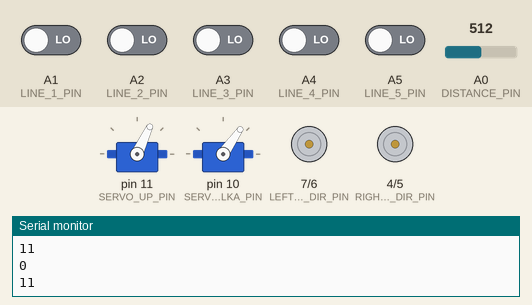
Recording of a sketch running on a simulated Arduino Uno, built with avr-gcc and run on an emulated ATmega328P. Parts: 2 × servo, direction and speed pins drawn as motors (green arrow = direction pin HIGH = forward, orange = LOW = backward, longer = more drive), the last lines printed to the serial monitor. Inputs (shaded band) come from the test bench; at power-on: A1 (LINE_1_PIN), A2 (LINE_2_PIN), A3 (LINE_3_PIN), A4 (LINE_4_PIN), A5 (LINE_5_PIN) LOW, A0 (DISTANCE_PIN) = 512.

Above: at 6.3 s.
6.4 s: A0 (DISTANCE_PIN) set to 370
At 8.5 s:
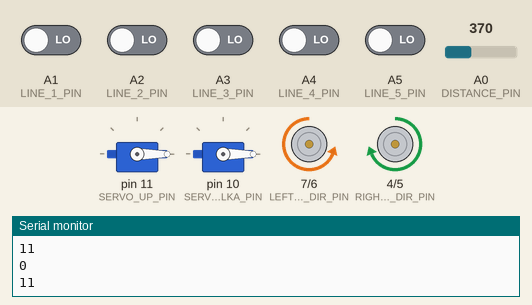
12.3 s: A0 (DISTANCE_PIN) set to 337
At 13.0 s:
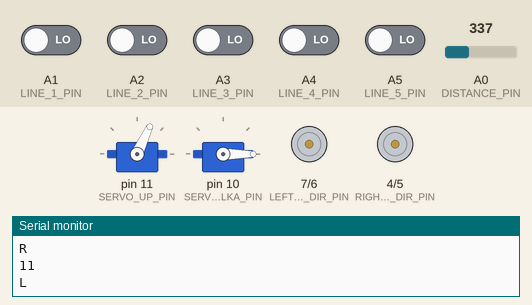
15.8 s: A0 (DISTANCE_PIN) set to 511
At 27.1 s:
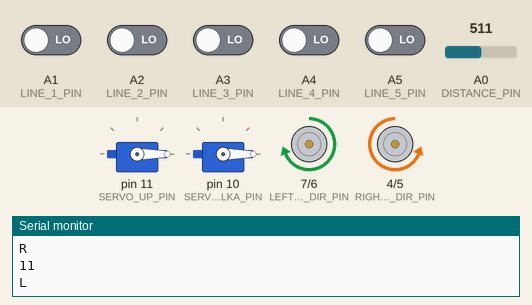
38.8 s: A0 (DISTANCE_PIN) set to 716
Timing chart, 0 to 41.8 s (numbered marks = the images above; inputs shaded):
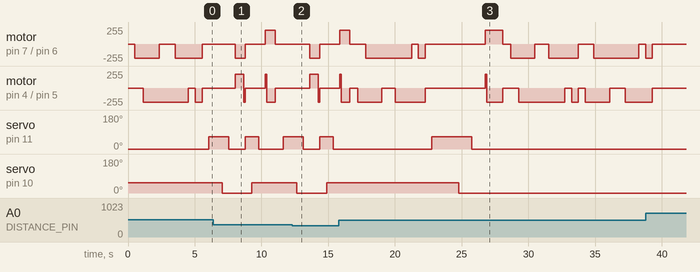

Measured:
- the behaviour switches between 355 and 354 on A0 (DISTANCE_PIN) (found by bisection; images 1 and 2)
- after the input at 15.8 s, servo on pin 11 (SERVO_UP_PIN): 0° → 65° after 7.0 s, → 0° 3.0 s later; servo on pin 10 (SERVO_HVATALKA_PIN): 55° → 0° after 9.0 s

The sketch:

Robot1.ino
```cpp
#include <Servo.h>
int c = 0 ;
// Сервы
#define SERVO_UP_PIN 11
#define SERVO_HVATALKA_PIN 10

// Расстояние
#define DISTANCE_PIN A0

// Линия
#define LINE_1_PIN A1
#define LINE_2_PIN A2
#define LINE_3_PIN A3
#define LINE_4_PIN A4
#define LINE_5_PIN A5

//#define LIMIT_LINE 422

//=============================================
///   Для колесных моторов настройки
//Ширина импульсов для для управления
#define LEFT_MOTOR_DIR_PIN      7
#define LEFT_MOTOR_SPEED_PIN    6
#define RIGHT_MOTOR_DIR_PIN     4
#define RIGHT_MOTOR_SPEED_PIN   5

#define DIR_FORWARD LOW
#define DIR_REVERSE HIGH


/*
#define SPEED_MIN_PWM_WIDTH_L     255
#define SPEED_MAX_PWM_WIDTH_L     255
#define SPEED_MIN_PWM_WIDTH_R     255
#define SPEED_MAX_PWM_WIDTH_R     255
//
#define STARTUP_TIME            55
#define DEGREE_TO_TIME_K        14.1
#define SPEED_TO_TIME_K         0.01
#define MM_TO_TIME_K            5.9
*/
#define SPEED_MIN_PWM_WIDTH_L     210
#define SPEED_MAX_PWM_WIDTH_L     255
#define SPEED_MIN_PWM_WIDTH_R     210
#define SPEED_MAX_PWM_WIDTH_R     255
//
#define STARTUP_TIME            55
#define DEGREE_TO_TIME_K        13
#define SPEED_TO_TIME_K         0.01
#define MM_TO_TIME_K            5.9


#define SPEED                   1

// Цвет
#define COLOR_S0 2
#define COLOR_S1 8
#define COLOR_S2 13
#define COLOR_S3 12
#define COLOR_OUT 3

#define HVATALKA_ANGLE 55
#define UPPER_ANGLE 65 // переменная для угла поворота микро серво

#define COLOR_GET_REPEATS 3

Servo upper{};
Servo hvatalka{};

constexpr const float redFrequency = 0.0f;
constexpr const float greenFrequency = 0.0f;
constexpr const float blueFrequency = 0.0f;

uint32_t periods[COLOR_GET_REPEATS] = {};
uint32_t timer = 0;
size_t period_pos = 0;

void setup() {
  // Motors
  pinMode(LEFT_MOTOR_DIR_PIN, OUTPUT);
  pinMode(LEFT_MOTOR_SPEED_PIN, OUTPUT);
  pinMode(RIGHT_MOTOR_DIR_PIN, OUTPUT);
  pinMode(RIGHT_MOTOR_SPEED_PIN, OUTPUT);
  analogWrite(LEFT_MOTOR_SPEED_PIN, 0);
  analogWrite(RIGHT_MOTOR_SPEED_PIN, 0);
  pinMode(13, OUTPUT);
  // Servos
  upper.attach(SERVO_UP_PIN);
  hvatalka.attach(SERVO_HVATALKA_PIN);

  upper.write(0);
  hvatalka.write(55);

  // Distance
  pinMode(DISTANCE_PIN, INPUT);

  // lines
  pinMode(LINE_1_PIN, INPUT);
  pinMode(LINE_2_PIN, INPUT);
  pinMode(LINE_3_PIN, INPUT);
  pinMode(LINE_4_PIN, INPUT);
  pinMode(LINE_5_PIN, INPUT);

  // Setting the outputs
  pinMode(COLOR_S0, OUTPUT);
  pinMode(COLOR_S1, OUTPUT);
  pinMode(COLOR_S2, OUTPUT);
  pinMode(COLOR_S3, OUTPUT);

  // Setting the sensorOut as an input
  pinMode(COLOR_OUT, INPUT);

  // Setting frequency scaling to off
  digitalWrite(COLOR_S0, HIGH);
  digitalWrite(COLOR_S1, LOW);

  // Debug
  Serial.begin(115200);
  while (!Serial);
}

void signal_irq_handler() {
  if (digitalRead(COLOR_OUT) == HIGH) {
    timer = micros();
    return;
  }

  periods[period_pos++] = micros() - timer;
  if (period_pos == COLOR_GET_REPEATS) {
    detachInterrupt(digitalPinToInterrupt(COLOR_OUT));
    digitalWrite(COLOR_S0, LOW);
    digitalWrite(COLOR_S1, LOW);
  }
}

float get_distance() {
  float voltage = analogRead(DISTANCE_PIN) * 0.0048828125;
  return 13.0f * pow(voltage, -1.0);
}


float get_color_frequence() {
  period_pos = 0;
  attachInterrupt(digitalPinToInterrupt(COLOR_OUT), signal_irq_handler, CHANGE);
  digitalWrite(COLOR_S0, HIGH);
  digitalWrite(COLOR_S1, HIGH);

  while ((digitalRead(COLOR_S0) == HIGH) || (digitalRead(COLOR_S1) == HIGH)) {}

  float freq = 0.0f;

  for (size_t i = 0; i < COLOR_GET_REPEATS; i++) {
    freq += (1.0f / (periods[i] / 500000.0f));
  }

  return freq / (float)COLOR_GET_REPEATS;
}

//======================================================================================
//======================================================================================
//======================================================================================
//======================================================================================

//НЕ ЗАРАБОТАЛО!!!
int detectColor() {
  digitalWrite(COLOR_S0, LOW);
  digitalWrite(COLOR_S1, HIGH);

  // activating red photodiodes to read
  digitalWrite(COLOR_S2, LOW);
  digitalWrite(COLOR_S3, LOW);
  int frequency = pulseIn(COLOR_OUT, LOW);
  int R = frequency;
  Serial.print("Red = ");
  Serial.print(frequency);//printing RED color frequency
  Serial.print("   ");
  delay(50);

  // activating blue photodiodes to read
  digitalWrite(COLOR_S2, LOW);
  digitalWrite(COLOR_S3, HIGH);
  frequency = pulseIn(COLOR_OUT, LOW);
  int B = frequency;
  Serial.print("Blue = ");
  Serial.print(frequency);
  Serial.println("   ");

  // activating green photodiodes to read
  digitalWrite(COLOR_S2, HIGH);
  digitalWrite(COLOR_S3, HIGH);
  // Reading the output frequency
  frequency = pulseIn(COLOR_OUT, LOW);
  int G = frequency;
  Serial.print("Green = ");
  Serial.print(frequency);
  Serial.print("   ");
  delay(50);

  delay(50);
  digitalWrite(COLOR_S0, LOW);
  digitalWrite(COLOR_S1, LOW);


  return 1;
}


short GetLineState()
{
  short state1 = 0, state2 = 1;

  while (state1 != state2)
  {
    //Читаем 2 раза все датчики и проверяем, что оба раза прочитано одно и тоже состояние, возможно позже добавим задержку между замерами
    state1 = (digitalRead(LINE_1_PIN) | (digitalRead(LINE_2_PIN) << 1) | (digitalRead(LINE_3_PIN) << 2) | (digitalRead(LINE_4_PIN) << 3) | (digitalRead(LINE_5_PIN) << 4));
    delay(2);
    state2 = (digitalRead(LINE_1_PIN) | (digitalRead(LINE_2_PIN) << 1) | (digitalRead(LINE_3_PIN) << 2) | (digitalRead(LINE_4_PIN) << 3) | (digitalRead(LINE_5_PIN) << 4));
  }


  return (state1);
}

//Управление моторами 0 - стоять, 1..100 - скорость, знак направление
void MotorControlLR(short speedLeft, short speedRight)
{
  short lDir, rDir;
  short lPwm, rPwm;

  //разберемся с направлением ЛЕВОГО
  if (speedLeft < 0)
  {
    lDir = DIR_REVERSE;
  }
  else
  {
    lDir = DIR_FORWARD;
  }

  //теперь расчитаем ширину импульсов для ЛЕВОГО
  if (speedLeft == 0)
  {
    lPwm = 0;
  }
  else
  {
    lPwm = SPEED_MIN_PWM_WIDTH_L + ((abs(speedLeft) * (SPEED_MAX_PWM_WIDTH_L - SPEED_MIN_PWM_WIDTH_L)) / 100);
  }

  //разберемся с направлением ПРАВОГО
  if (speedRight < 0)
  {
    rDir = DIR_REVERSE;
  }
  else
  {
    rDir = DIR_FORWARD;
  }

  //теперь расчитаем ширину импульсов для ПРАВОГО
  if (speedRight == 0)
  {
    rPwm = 0;
  }
  else
  {
    rPwm = SPEED_MIN_PWM_WIDTH_R + ((abs(speedRight) * (SPEED_MAX_PWM_WIDTH_R - SPEED_MIN_PWM_WIDTH_R)) / 100);
  }

  //Теперь установим посчитанные значения
  digitalWrite(LEFT_MOTOR_DIR_PIN, lDir);
  digitalWrite(RIGHT_MOTOR_DIR_PIN, rDir);
  analogWrite(LEFT_MOTOR_SPEED_PIN, lPwm);
  analogWrite(RIGHT_MOTOR_SPEED_PIN, rPwm);
}

int CalcTimeForRotate(int degree, int speed)
{
//ТРЕБУЕТСЯ КАЛИБРОВКА!!!!!!!!!!
  float time = (float)(abs(degree)) * DEGREE_TO_TIME_K;
  //Для большей скорости меньше время нужно
  if (speed != 0)
  {
    //Пока уберу
    //time /= (float)(abs(speed)) * SPEED_TO_TIME_K;
  }
  return time;
}

int CalcTimeForStraight(int length, int speed)
{
//ТРЕБУЕТСЯ КАЛИБРОВКА!!!!!!!!!!
  float time = (float)(abs(length)) * MM_TO_TIME_K;
  //Для большей скорости меньше время нужно
  if (speed != 0)
  {
    //Пока уберу
    //time /= (float)(abs(speed)) * SPEED_TO_TIME_K;
  }
  return time;
}

//Довернуть на угол (через торможение одного)
void Steer(int degree, int speed)
{
  int time = CalcTimeForRotate(degree, speed);
  if (degree < 0)
  {
    MotorControlLR(0, speed);
  }
  else if (degree > 0)
  {
    MotorControlLR(speed, 0);
  }

  delay(time);
  MotorControlLR(speed, speed);
}


//повернуться на угол (через движение в разные стороны)
void Rotate(int degree, int speed)
{
  float time = STARTUP_TIME + CalcTimeForRotate(degree, speed) / 2;
  if (degree < 0)
  {
    MotorControlLR(-speed, speed);
  }
  else if (degree > 0)
  {
    MotorControlLR(speed, -speed);
  }

  delay(time);
  MotorControlLR(0, 0);
}

unsigned long prevTime = 0;
unsigned long leftCornerTime = 0, rightCornerTime = 0;    //Время когда был последний поворот
unsigned int leftCornerCounter = 0, rightCornerCounter = 0;   //Сколько раз был отмечен поворот
int searchCounter = 0, returnCounter = 0;

unsigned int noLineCounter = 0;

#define STATE_START   0   //Начальная фаза, чтобы не ехал пока не поставили на трассу
#define STATE_SEARCH  1   //Фаза поиска финиша
#define STATE_RETURN  2   //Фаза возврата зеленого на старт
#define STATE_FINISH  3   //Фаза езды до финиша после зеленого
#define STATE_STOP    4   //Фаза окончания прохождения


#define CORNER_EXP_TIME   (20 * MM_TO_TIME_K)     //20мм дальше надо возвращаться
#define FILTER_NUM    2   //Минимальное количество получения информации от датчиков линии о повороте

int phase = STATE_START;   //Тут текущую фазу храним

void loop()
{
  short state = GetLineState();       //Получаем состояние датчиков линии
  unsigned int curTime = millis();    //Запоминаем текущее время в миллисекундах

  //Линия посередине - едем прямо
  if (state == B11011)
  {
    if (phase == STATE_START)       //Переходим в состояние поиска финиша по лабиринту
    {
      phase = STATE_SEARCH;
      delay(1000);                  //Отложенный старт - процедура показа, что мы готовы - СДЕЛАТЬ
      curTime = millis();
      Serial.print("START!!!");
    }
    Steer(0, SPEED);                //Едем прямо
    //delay(MM_TO_TIME_K * 3);
  }

  //Можно направо - запомним
  if (state == B11111)           //Тупик?
  {
    Serial.println(state, BIN);
    noLineCounter++;
    if (noLineCounter > 10)
    {
      Serial.println("T");
    }
  }
  else
  {
    noLineCounter = 0;
  }


  //Можно направо - запомним
  if ((state & B11) == 0)           //Запомним время, когда обнаружен правый поворот
  {
    Serial.println(state, BIN);
    rightCornerCounter++;
    if (rightCornerCounter > FILTER_NUM)
    {
      Serial.println("R");
      rightCornerTime = curTime;      //Запоминаем время
    }
    state |= B11;                   //Сбросим признак для правых датчиков, чтобы не корректировать
    state &= B11011;                //КОСТЫЛЬ чтобы не корректировали курс, по пересечению
  }
  else
  {
    rightCornerCounter = 0;
  }

  //Можно налево - запомним
  if ((state & B11000) == 0)        //Запомним время, когда обнаружен левый поворот
  {
    Serial.println(state, BIN);
    leftCornerCounter++;
    if (leftCornerCounter > FILTER_NUM)
    {
      leftCornerTime = curTime;      //Запоминаем время
      Serial.println("L");
    }
    state |= B11000;                //Сбросим признак для левых датчиков, чтобы не корректировать
    state &= B11011;                //КОСТЫЛЬ чтобы не корректировали курс, по пересечению
  }
  else
  {
    leftCornerCounter = 0;
  }


  //Если мы в фазе езды
  if ((phase == STATE_SEARCH) || (phase == STATE_FINISH) || (phase == STATE_RETURN))
  {
    //Кончилась трасса(был поворот не в приоритетную сторону или тупик)?
    if ((state == B11111) && (noLineCounter > 10))
    {
      Serial.println(state, BIN);
      //Если мы ищим финиш или едем на него и только что проехали левый поворот
      if (((phase == STATE_SEARCH) || (phase == STATE_FINISH)) && (curTime - leftCornerTime < CORNER_EXP_TIME))
      {

        Serial.println("FL");

        Steer(0,0);       //Стоп
        delay(100);        //Ждем остановки
        Steer(-30, SPEED);
        Rotate(-45, SPEED); //Поворачиваем
        delay(20);        //Ждем остановки
        while ((GetLineState() & B00100) != 0)    //цикл докручивания до линии посередине
        {
          Rotate(-3, SPEED);
          delay(30);        //Ждем остановки
        }
        Steer(0, SPEED);    //Погнали прямо

        leftCornerTime = 0;       //Отработали - сбросим
        leftCornerCounter = 0;
      }
      //Если мы ищим возвращаемся с грузом и только что проехали правый поворот
      else if ((phase == STATE_RETURN) && (curTime - rightCornerTime < CORNER_EXP_TIME))
      {
        Serial.println("FR");

        Steer(0,0);       //Стоп
        delay(100);        //Ждем остановки
        Steer(30, SPEED);
        Rotate(45, SPEED); //Поворачиваем
        delay(20);        //Ждем остановки
        while ((GetLineState() & B00100) != 0)    //цикл докручивания до линии посередине
        {
          Rotate(3, SPEED);
          delay(30);        //Ждем остановки
        }
        Steer(0, SPEED);    //Погнали прямо

        rightCornerTime = 0;       //Отработали - сбросим
        rightCornerCounter = 0;
      }
      //Если повороты были давно, то это тупик, просто разварачиваемся на 180
      else
      {
        Serial.println("ROTATATE");
        Steer(0, 0);
        delay(100);
        Rotate(150, SPEED);
        delay(100);        //Ждем остановки
        while ((GetLineState() & B00100) != 0)        //цикл докручивания до линии посередине
        {
          Rotate(3, SPEED);
          delay(30);        //Ждем остановки
         }
        Steer(0, SPEED);
      }
    }
    //Если мы ищим финиш или едем на него и обнаружили правый поворот
    else if (((phase == STATE_SEARCH) || (phase == STATE_FINISH)) && (curTime - rightCornerTime < CORNER_EXP_TIME))
    {
      Serial.println("FR");
      delay(100);       //Проедем еще немного вперед ~поллинии
      Steer(0,0);       //Стоп
      delay(100);        //Ждем остановки
      Steer(70, SPEED); //Поворачиваем, но не до конца
      Steer(0,0);       //Стоп
      delay(100);        //Ждем остановки
      while ((GetLineState() & B00100) != 0)      //цикл докручивания до линии посередине
      {
        Rotate(3, SPEED);
        delay(30);        //Ждем остановки
       }
       Steer(0, SPEED);    //Погнали

      rightCornerTime = 0;       //Отработали - сбросим
      rightCornerCounter = 0;
   }
    //Если мы ищим возвращаемся с грузом и обнаружили левый поворот
    else if ((phase == STATE_RETURN) && (curTime - leftCornerTime < CORNER_EXP_TIME))
    {
      Serial.println("FL");
      delay(100);       //Проедем еще немного вперед ~поллинии
      Steer(0,0);       //Стоп
      delay(100);        //Ждем остановки
      Steer(-70, SPEED); //Поворачиваем, но не до конца
      Steer(0,0);       //Стоп
      delay(100);        //Ждем остановки
      while ((GetLineState() & B00100) != 0)      //цикл докручивания до линии посередине
      {
        Rotate(-3, SPEED);
        delay(30);        //Ждем остановки
      }
      Steer(0, SPEED);    //Погнали

      leftCornerTime = 0;       //Отработали - сбросим
      leftCornerCounter = 0;
    }


    //Съезжаем влево?
    if ((state & B10) == 0)
    {
      Serial.print("CR ");
      Serial.println(state, BIN);
      Steer(3, SPEED);       //Подрулим вправо
    }
    //Съезжаем вправо?
    if ((state & B1000) == 0)
    {
      Serial.print("CL ");
      Serial.println(state, BIN);
      Steer(-3, SPEED);       //Подрулим влево
    }
  }

//ДОЕХАЛИ ДО ЦИЛИНДРА
 if (get_distance() < 7.5)
 {
  Steer(0, 0);
  delay(500);
  c-=-1;
  if (c==1){
    Steer(50, SPEED);
    delay(1200);
    Steer(-90, SPEED);
    delay(1000);
    Steer(40, SPEED);
    delay(500);
  }
  if (c==2){
    // hvatalka.write(HVATALKA_ANGLE);
    // delay(1000);
     upper.write(65);
     delay(1000);
    hvatalka.write(0);
    delay(500);
    upper.write(0);
    delay(500);

    Rotate(90, SPEED);
    Steer(0, SPEED);
    delay(100);
    Steer(0, 0);
    upper.write(UPPER_ANGLE);
    delay(500);
    hvatalka.write(HVATALKA_ANGLE);
    delay(500);
    upper.write(0);
    delay(500);

    Steer(0, -SPEED);
    delay(100);
    Rotate(-90, SPEED);
    delay(100);
    Steer(0, SPEED);
  }
  if (c==3){
     upper.write(65);
     delay(1000);
    hvatalka.write(0);
    delay(500);
    upper.write(0);
    delay(500);

    Rotate(90, SPEED);
    Steer(0, SPEED);
    delay(100);
    Steer(0, 0);
    upper.write(UPPER_ANGLE);
    delay(500);
    hvatalka.write(HVATALKA_ANGLE);
    delay(500);
    upper.write(0);
    delay(500);

    Steer(0, -SPEED);
    delay(100);
    Rotate(-90, SPEED);
    delay(100);
    Steer(0, SPEED);
  }
  if (c==4){
    Steer(-45, SPEED);
    delay(1200);
    Steer(80, SPEED);
    delay(1200);
    Steer(-40, SPEED);
    delay(500);
  }

  if (c==5){
     upper.write(65);
     delay(2000);
    hvatalka.write(0);
    delay(1000);
    upper.write(0);
    delay(1000);
   Steer(0, -SPEED);
    delay(100);
    Rotate(-180, SPEED);
    delay(100);
    Steer(0, SPEED);
  }
  if (c==6){
    Steer(45, SPEED);
    delay(1200);
    Steer(-80, SPEED);
    delay(1200);
    Steer(40, SPEED);
    delay(500);
  }
  if (c==7){
    Steer(-50, SPEED);
    delay(1200);
    Steer(90, SPEED);
    delay(1000);
    Steer(-40, SPEED);
    delay(500);
  }
 // g+=1;
  //if (g==5){
    //Supper.write(angle);
    //delay(1000);
    //hvatalka.write(pan);
    //delay(1000);
    //upper.write(40);
    //delay(2000);
    //hvatalka.write(0);
    //delay(1000);
    //upper.write(0);
    //delay(1000);

  //}
  //else{

//  }

//    Serial.print("Color freq: ");
//    Serial.println((uint32_t)get_color_frequence());
/*
    upper.write(UPPER_ANGLE);
    delay(1000);
    // hvatalka.write(HVATALKA_ANGLE);
    // delay(1000);
    // upper.write(40);
    // delay(2000);
    hvatalka.write(0);
    delay(1000);
    upper.write(0);
    delay(1000);

    Rotate(90, SPEED);
    Steer(0, SPEED);
    delay(100);
    Steer(0, 0);
    upper.write(UPPER_ANGLE);
    delay(1000);
    hvatalka.write(HVATALKA_ANGLE);
    delay(1000);
    upper.write(0);
    delay(1000);

    Steer(0, -SPEED);
    delay(100);
    Rotate(-90, SPEED);
    delay(100);
    Steer(0, SPEED);
*/

  }

/*

//==========Это для отладки=============
  int ch = Serial.read();

  if (ch == 'l')
  {
    for(int i = 0; i < 6; i++)
    {
      Rotate(-15, SPEED);
      delay(500);
    }
  }
  if (ch == 'L')
  {
    Rotate(-90, SPEED);
    delay(500);
  }

  if (ch == 'r')
  {
    for(int i = 0; i < 6; i++)
    {
      Rotate(15, SPEED);
      delay(500);
    }
  }
  if (ch == 'R')
  {
    Rotate(90, SPEED);
    delay(500);
  }

  if (ch == 'D')
  {
    Steer(0, SPEED);
    delay(500);
    Steer(90,SPEED);
    delay(500);
    Steer(0, 0);
  }

  if (ch == 'A')
  {
    Steer(0, SPEED);
    delay(500);
    Steer(-90,SPEED);
    delay(500);
    Steer(0, 0);
  }

  if (ch == 'W')
  {
    Steer(0, SPEED);
    delay(CalcTimeForStraight(100, SPEED));
    Steer(0, 0);
  }

  if (ch == 'S')
  {
    Steer(0, -SPEED);
    delay(CalcTimeForStraight(100, SPEED));    //1000 - 125
    Steer(0, 0);
  }

*/
}
```
